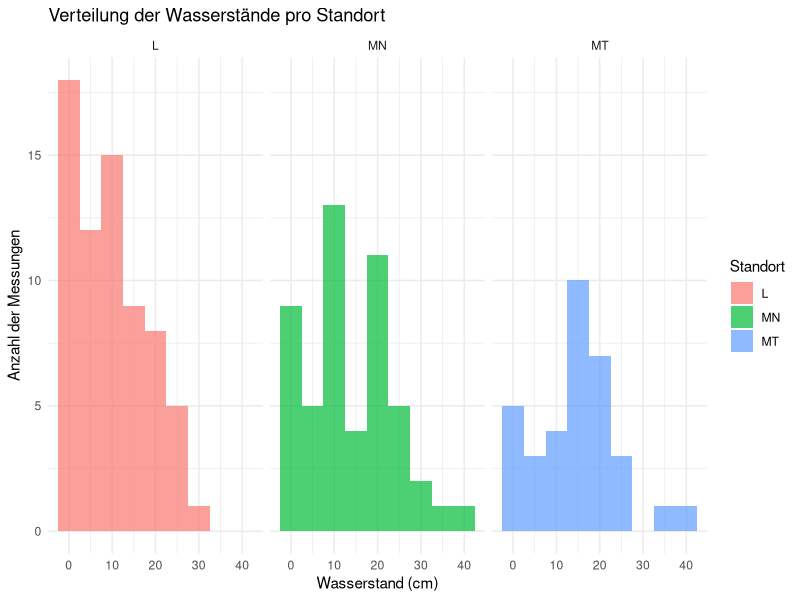
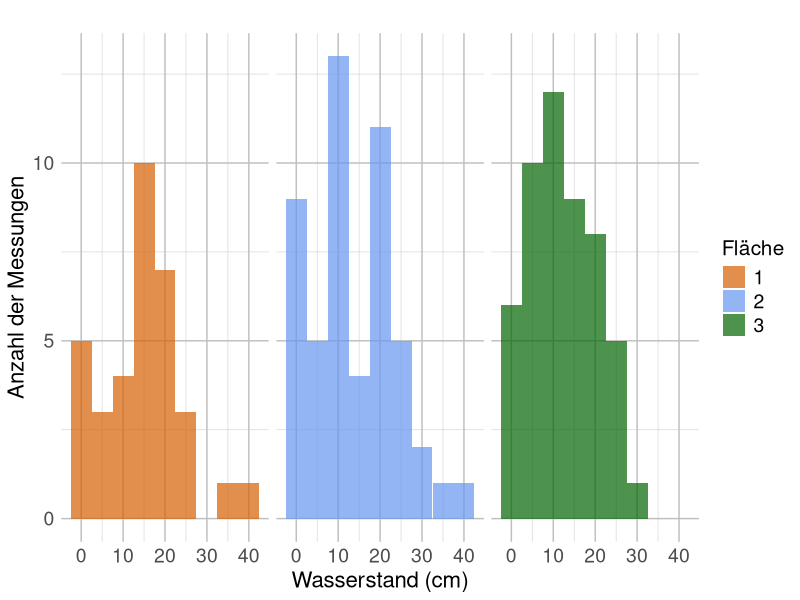
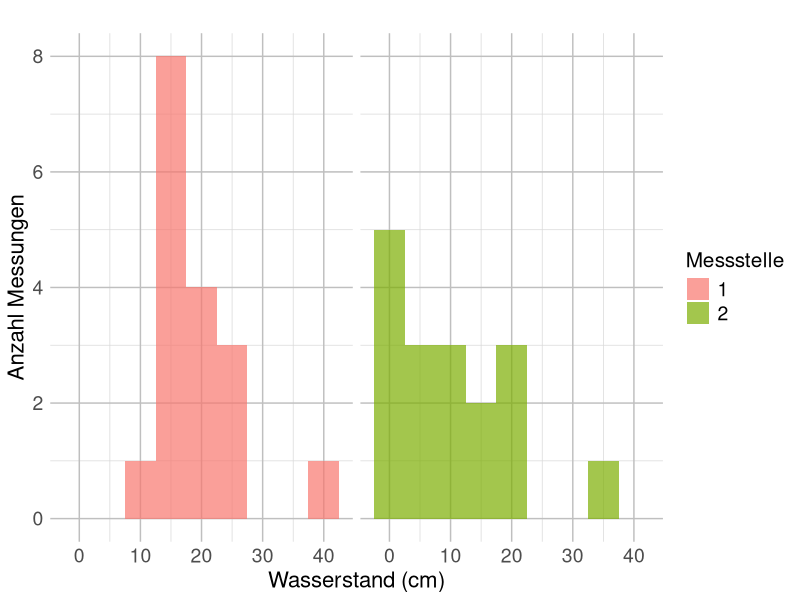
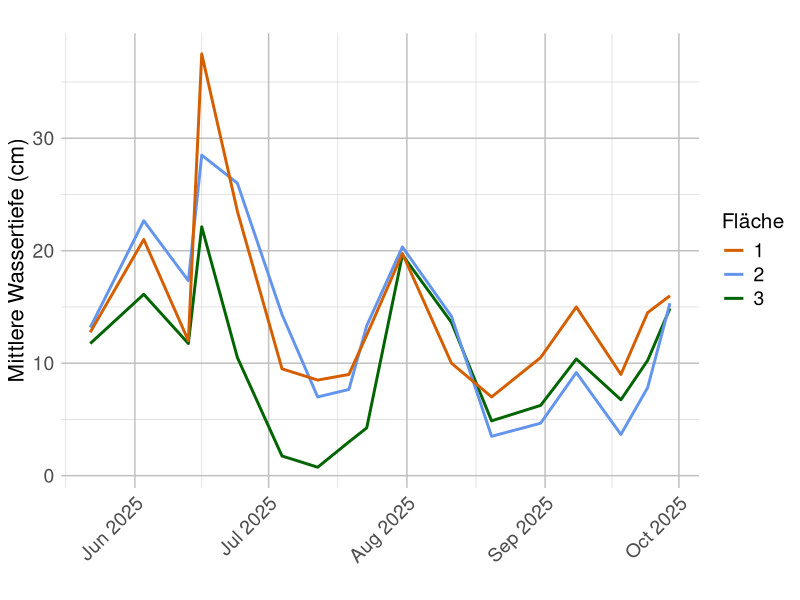
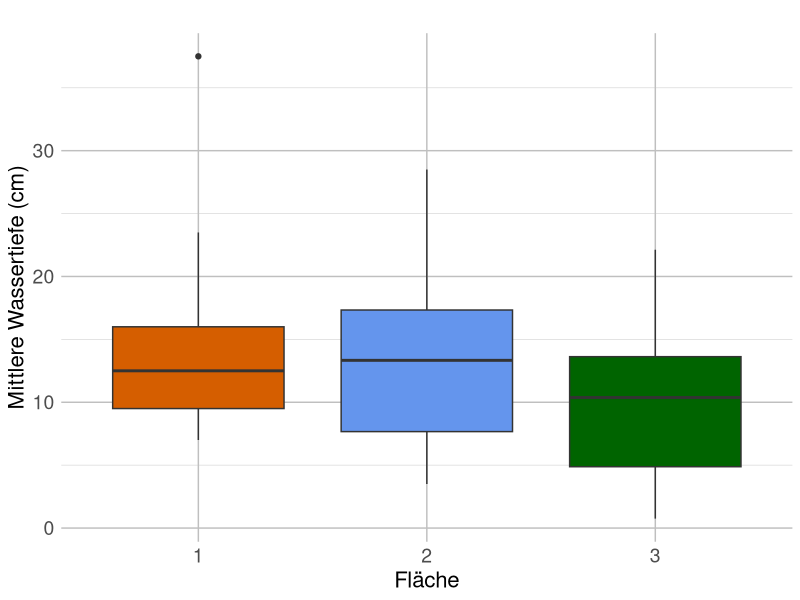
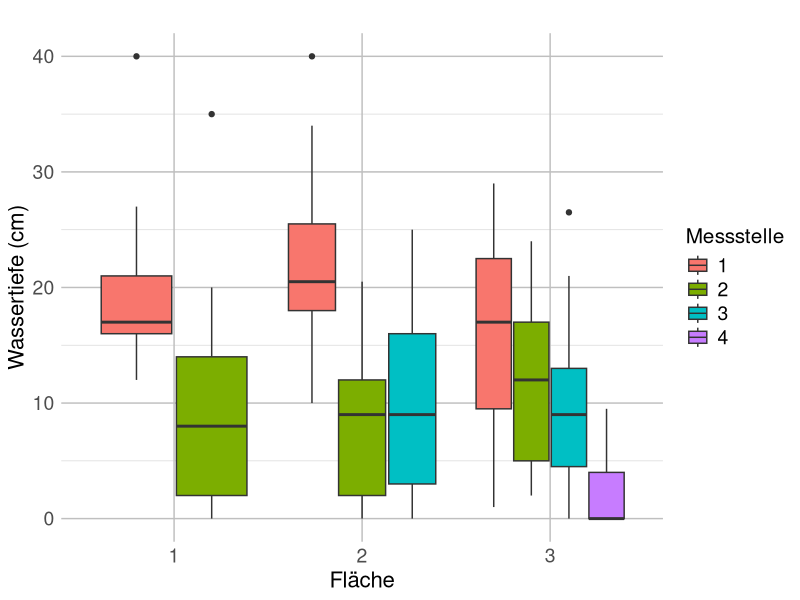
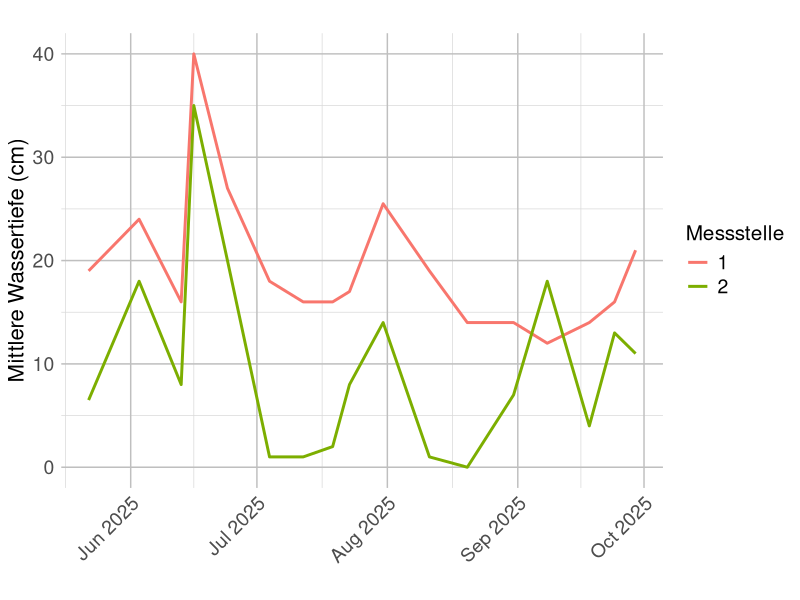
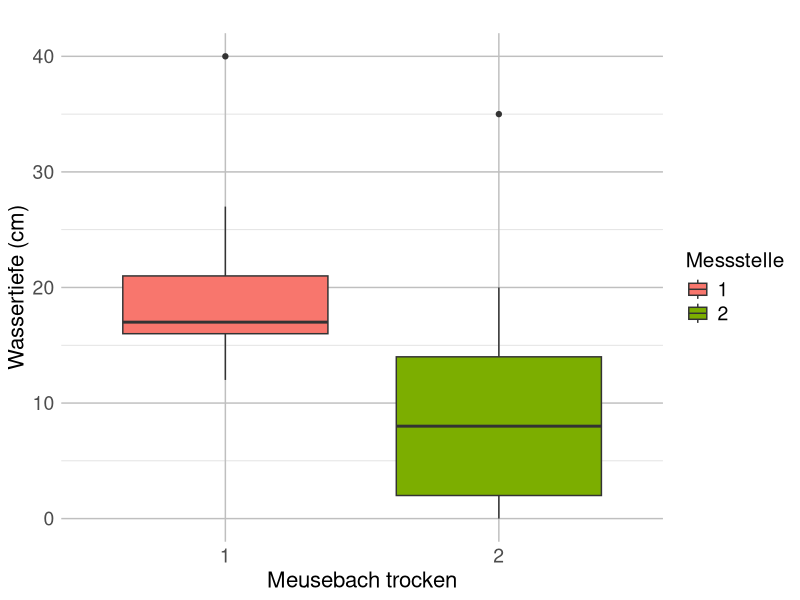

Generate these figures, in order, with R:
## ---- chunk 1
#| output: false
library(readxl)
library(dplyr)
library(ggplot2)
library(lubridate)
library(tidyr)
## ---- chunk 2
Wassertiefen <- read_excel("Tabelle Wassertiefe.xlsx")
summary(Wassertiefen)
str(Wassertiefen)
class(Wassertiefen$Datum)

# Datum als Date konvertieren
Wassertiefen$Datum <- as.Date(Wassertiefen$Datum)

str(Wassertiefen)
class(Wassertiefen$Datum)
## ---- chunk 3
# Statistische Kennzahlen pro Messpunkt und Standort
Kennzahlen_messpunkt <- Wassertiefen %>%
  group_by(Standort, Messpunkt) %>%
  summarise(
    Mittelwert = mean(Wassertiefe, na.rm = TRUE),
    Median = median(Wassertiefe, na.rm = TRUE),
    Std = sd(Wassertiefe, na.rm = TRUE),
    Min = min(Wassertiefe, na.rm = TRUE),
    Max = max(Wassertiefe, na.rm = TRUE),
    Range = max(Wassertiefe, na.rm = TRUE) - min(Wassertiefe, na.rm = TRUE),
  )

Kennzahlen_messpunkt
## ---- chunk 4
# Statistische Kennzahlen pro Standort
Kennzahlen_standort <- Wassertiefen %>%
  #filter(ID != "L4") %>%
  group_by(Standort) %>%
  summarise(
    Mittelwert = mean(Wassertiefe, na.rm = TRUE),
    Median = median(Wassertiefe, na.rm = TRUE),
    Std = sd(Wassertiefe, na.rm = TRUE),
    Min = min(Wassertiefe, na.rm = TRUE),
    Max = max(Wassertiefe, na.rm = TRUE),
    Range = max(Wassertiefe, na.rm = TRUE) - min(Wassertiefe, na.rm = TRUE)
  )

Kennzahlen_standort
## ---- chunk 5
# Mittelwerte pro Tag/ pro Standort berechnen 
WT_mittel <- Wassertiefen %>% 
  group_by(Datum, Standort) %>% 
  summarise(WT_mean = mean(Wassertiefe, na.rm = TRUE)) %>% 
  ungroup()
## ---- chunk 6
# welcher Standort hat die größten Wasserstandsschwankungen?

# Standardabweichung = wie stark der Wasserstand typischerweise um seinen Mittelwert schwankt
# Spannweite des Wasserstands = extremste Unterschiede zwischen dem höchsten und niedrigsten gemessenen Wasserstand
# für die einzelnen Messpunkte auch aus den Kennzahlen_messpunkt ersichtlich

#Schwankung pro Standort (über Tagesmittelwerte)
WT_var_st <- WT_mittel %>%
  group_by(Standort) %>%
  summarise(
    sd_WT = sd(WT_mean, na.rm = TRUE),
    range_WT = max(WT_mean, na.rm = TRUE) - min(WT_mean, na.rm = TRUE)
  ) %>%
  arrange(desc(sd_WT))

WT_var_st
## ---- chunk 7
# welcher Standort hat die meisten trocken gefallenen Tage, welcher die wenigsten (= Beständigkeit des Gewässers/Wasserspiegel)

WT_trocken_mp <- Wassertiefen %>%
  group_by(Standort, Messpunkt) %>%
  summarise(
    trockene_Tage = sum(Wassertiefe <= 1, na.rm = TRUE),
    gesamt_Messungen = n(),
    anteil_trocken = trockene_Tage / gesamt_Messungen
  ) %>%
  arrange(Standort, desc(trockene_Tage))

WT_trocken_mp

## ---- chunk 8
# Histogramm zur Häufigkeit der Wasserstände je Standort 
ggplot(Wassertiefen, aes(x = Wassertiefe, fill = Standort)) +
  geom_histogram(binwidth = 5, alpha = 0.7) +
  facet_wrap(~Standort) +
  theme_minimal() +
  labs(title = "Verteilung der Wasserstände pro Standort",
       x = "Wasserstand (cm)",
       y = "Anzahl der Messungen")

# Histogramm zur Häufigkeit der Wasserstände je Standort ohne Messpunkt 4 bei Lihtenau 
ggplot(
  Wassertiefen %>%
    filter(!(Standort == "L" & Messpunkt == 4)) %>%
    mutate(Standort = factor(Standort, levels = c("MT", "MN", "L"))),
  aes(x = Wassertiefe, fill = Standort)
) +
  geom_histogram(binwidth = 5, alpha = 0.7) +
  facet_wrap(~Standort) +
  labs(
    title = "",
    x = "Wasserstand (cm)",
    y = "Anzahl der Messungen",
    fill = "Fläche"              
  ) +
  scale_fill_manual(
    values = c(
      "MT" = "#D55E00",
      "MN" = "#6495ED",
      "L"  = "#006400"
    ),
    labels = c(                  
      "MT" = "1",
      "MN" = "2",
      "L"  = "3"
    )
  ) +
  theme(
    axis.title.x = element_text(size = 16),
    axis.title.y = element_text(size = 16),
    
    axis.text.x = element_text(size = 14),
    axis.text.y = element_text(size = 14),
    
    legend.title = element_text(size = 15),
    legend.text = element_text(size = 14),
    
    panel.grid.major = element_line(color = "grey75"),
    panel.grid.minor = element_line(color = "grey85"),
    
    axis.ticks = element_blank(),
    
    panel.background = element_rect(fill = "white", color = NA),
    
    strip.background = element_blank(),  # graue Balken entfernen
    strip.text = element_blank()         # MT/MN/L entfernen
  )
## ---- chunk 9
# Histogramm zur Häufigkeit der Wasserstände je Messpunkt und Standort 
Wassertiefen$Standort <- as.factor(Wassertiefen$Standort)
Wassertiefen$Messpunkt <- as.factor(Wassertiefen$Messpunkt)

standort_L <- Wassertiefen %>% 
  filter(Standort == "L")
standort_L <- Wassertiefen %>%
  filter(Standort == "L", Messpunkt != "4")#ohne Messpunkt 4 (verzerrt Daten)
standort_MN <- Wassertiefen %>% 
  filter(Standort == "MN")
standort_MT <- Wassertiefen %>% 
  filter(Standort == "MT")

ggplot(standort_MT, aes(x = Wassertiefe, fill = factor(Messpunkt))) +
  geom_histogram(binwidth = 5, alpha = 0.7) +
  facet_wrap(~Messpunkt) +
  labs(
    title = "",
    x = "Wasserstand (cm)",
    y = "Anzahl Messungen",
    fill = "Messstelle"
  ) +
  scale_fill_manual(
    values = c(
      "1" = "#F8766D",
      "2" = "#7CAE00",
      "3" = "#00BFC4",
      "4" = "#C77CFF"
    )
  ) +
  theme(
    axis.title.x = element_text(size = 16),
    axis.title.y = element_text(size = 16),
    
    axis.text.x = element_text(size = 14),
    axis.text.y = element_text(size = 14),
    
    legend.title = element_text(size = 15),
    legend.text = element_text(size = 14),
    
    panel.grid.major = element_line(color = "grey75"),
    panel.grid.minor = element_line(color = "grey85"),
    
    axis.ticks = element_blank(),
    
    panel.background = element_rect(fill = "white", color = NA),
    
    strip.background = element_blank(),
    strip.text = element_blank()
  )
## ---- chunk 10
#ggsave(
#  "Histogramm_Häufigkeit der Wasserstände_Fläche 3 (ohne MS4).png",
#  width = 10,
#  height = 6,
#  dpi = 300
#)
## ---- chunk 11
# Liniendiagramm - Jahresverlauf
# Zeitlicher Verlauf der mittleren Wassertiefe nach Standort

ggplot(WT_mittel, aes(x = Datum, y = WT_mean, color = Standort)) +
  geom_line(linewidth = 1) +
  #geom_point(size = 2) +
  labs(
    title = "",
    x = "",
    y = "Mittlere Wassertiefe (cm)",
    color = "Fläche"
  ) +
  scale_color_manual(
    breaks = c("MT", "MN", "L"),
    values = c(
      "MT" = "#D55E00",
      "MN" = "#6495ED",
      "L"  = "#006400"
    ),
    labels = c(
      "MT" = "1",
      "MN" = "2",
      "L"  = "3"
    )
  ) +
  theme(
    axis.title.x = element_text(size = 16),
    axis.title.y = element_text(size = 16),

    axis.text.x = element_text(angle = 45, hjust = 1, size = 14),
    axis.text.y = element_text(size = 14),

    legend.title = element_text(size = 15),
    legend.text = element_text(size = 14),

    panel.grid.major = element_line(color = "grey75"),
    panel.grid.minor = element_line(color = "grey85"),

    axis.ticks = element_blank(),

    panel.background = element_rect(fill = "white", color = NA)
  ) +
  scale_x_date(
    date_breaks = "1 month",
    date_labels = "%b %Y"
  )
## ---- chunk 12
#ggsave(
  #"Zeitlicher Verlauf der mittleren Wassertiefe nach Standort.png",
  #width = 10,
  #height = 6,
  #dpi = 300
#)
## ---- chunk 13
# Boxplot pro Standort, Mittelwert der verschiedenen Messpunkte

ggplot(WT_mittel, aes(x = factor(Standort,levels = c("MT", "MN", "L")), y = WT_mean, fill = Standort)) +
  geom_boxplot() +
  labs(
    title = "",
    x = "Fläche",
    y = "Mittlere Wassertiefe (cm)"
  ) +
  scale_x_discrete(labels = c(
    "MT" = "1",
    "MN" = "2",
    "L"  = "3"
  )) +
  scale_fill_manual(
    values = c(
      "MT" = "#D55E00",
      "MN" = "#6495ED",
      "L"  = "#006400"
    )
  ) +
  theme(
    axis.title.x = element_text(size = 16),
    axis.title.y = element_text(size = 16),

    axis.text.x = element_text(size = 14),
    axis.text.y = element_text(size = 14),

    legend.position = "none",   

    panel.grid.major = element_line(color = "grey75"),
    panel.grid.minor = element_line(color = "grey85"),

    axis.ticks = element_blank(),

    panel.background = element_rect(fill = "white", color = NA)
  )
## ---- chunk 14
#ggsave(
  #"Boxplot_Vergleich der Flächen.png",
  #width = 10,
  #height = 6,
  #dpi = 300
#)
## ---- chunk 15
# Boxplot pro Standort, Messpunkte farblich unterscheiden
# Vergleich der Wassertiefen nach Standort und Messstelle (Mai–Sep 2025)

ggplot(Wassertiefen,
       aes(x = factor(Standort, levels = c("MT", "MN", "L")),
           y = Wassertiefe,
           fill = factor(Messpunkt))) +

  geom_boxplot(position = position_dodge(0.8)) +

  labs(
    title = "",
    x = "Fläche",
    y = "Wassertiefe (cm)",
    fill = "Messstelle"
  ) +

  scale_x_discrete(labels = c(
    "MT" = "1",
    "MN" = "2",
    "L"  = "3"
  )) +

  theme(
    axis.title.x = element_text(size = 16),
    axis.title.y = element_text(size = 16),

    axis.text.x = element_text(size = 14),
    axis.text.y = element_text(size = 14),

    legend.title = element_text(size = 15),
    legend.text = element_text(size = 14),

    panel.grid.major = element_line(color = "grey75"),
    panel.grid.minor = element_line(color = "grey85"),

    axis.ticks = element_blank(),

    panel.background = element_rect(fill = "white", color = NA)
  )
## ---- chunk 16
#ggsave(
  #"Boxplot_Vergleich der Wassertiefen nach Standort und Messstelle.png",
  #width = 10,
  #height = 6,
  #dpi = 300
#)
## ---- chunk 17
#### Jahresverlauf - Liniendiagramm
plot_lin1 <- function(df, st, titel = NULL) {
  
  # Daten nach Standort filtern
  df_sub1 <- df %>% filter(Standort == st)

  ggplot(df_sub1, aes(x = Datum, y = Wassertiefe, color = factor(Messpunkt))) +
    geom_line(linewidth = 1) +
    #geom_point(size = 2) +
    
    labs(
      title = titel,
      x = "",
      y = "Mittlere Wassertiefe (cm)",
      color = "Messstelle"
    ) +
    
    scale_x_date(
      date_breaks = "1 month",
      date_labels = "%b %Y"
    ) +
    scale_color_manual(
  values = c(
    "1" = "#F8766D",
    "2" = "#7CAE00",
    "3" = "#00BFC4",
    "4" = "#C77CFF"
  )
  ) +
    
    theme(
      axis.title.x = element_text(size = 16),
      axis.title.y = element_text(size = 16),

      axis.text.x = element_text(angle = 45, hjust = 1, size = 14),
      axis.text.y = element_text(size = 14),

      legend.title = element_text(size = 15),
      legend.text = element_text(size = 14),

      panel.grid.major = element_line(color = "grey75"),
      panel.grid.minor = element_line(color = "grey85"),

      axis.ticks = element_blank(),

      panel.background = element_rect(fill = "white", color = NA)
    )
}
## ---- chunk 18
#### Unterschiede zw. den Messstellen - Boxplot 
plot_box <- function(df, st, titel=NULL, x_name=NULL) {
  
  # Daten filtern
  df_sub2 <- df %>% filter(Standort == st)
  
  # x-Achsenname setzen, falls NULL
  if (is.null(x_name)) {
    x_name <- "Messpunkt"  # Standard
  }
  
  ggplot(df_sub2, aes(x = factor(Messpunkt), y = Wassertiefe, fill = factor(Messpunkt))) +
    geom_boxplot() +
    labs(
      title = titel,
      x = x_name,           # hier wird der flexible Name verwendet
      y = "Wassertiefe (cm)",
      fill = "Messstelle"
    ) +
    scale_fill_manual(
  values = c(
    "1" = "#F8766D",
    "2" = "#7CAE00",
    "3" = "#00BFC4",
    "4" = "#C77CFF"
  )
  ) +
    theme(
      axis.title.x = element_text(size = 16),
      axis.title.y = element_text(size = 16),

      axis.text.x = element_text(size = 14),
      axis.text.y = element_text(size = 14),

      legend.title = element_text(size = 15),
      legend.text = element_text(size = 14),

      panel.grid.major = element_line(color = "grey75"),
      panel.grid.minor = element_line(color = "grey85"),

      axis.ticks = element_blank(),

      panel.background = element_rect(fill = "white", color = NA)
    )
}

## ---- chunk 19
plot_lin1(Wassertiefen, "MT", titel="")
ggsave(filename = "Wassertiefen_MT.png", plot = plot_lin1(Wassertiefen, "MT", titel = ""),width = 16, height = 12,units = "cm",dpi = 300)
## ---- chunk 20
# Boxplot
plot_box(Wassertiefen, st="MT",
         titel="",
         x_name="Meusebach trocken")
## ---- chunk 21
# Liniendiagramm
plot_lin1(Wassertiefen, "MN", titel="")
ggsave(filename = "Wassertiefen_MN.png", plot = plot_lin1(Wassertiefen, "MN", titel = ""),width = 16, height = 12,units = "cm",dpi = 300)
## ---- chunk 22
# Boxplot
plot_box(Wassertiefen, st="MN",
         titel="",
         x_name="Meusebach nass")
## ---- chunk 23
# Liniendiagramm
plot_lin1(Wassertiefen, "L", titel="")
ggsave(filename = "Wassertiefen_L.png", plot = plot_lin1(Wassertiefen, "L", titel = ""),width = 16, height = 12,units = "cm",dpi = 300)
## ---- chunk 24
# Boxplot
plot_box(Wassertiefen, st="L",
         titel="",
         x_name="Lichtenau")
